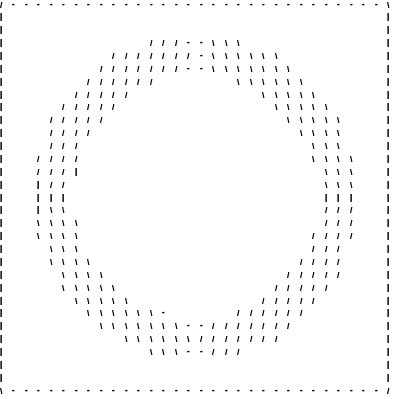

Here is the Python script that generated this plot:

from PIL import Image, ImageDraw, ImageFont
import numpy as np
import math as m
import multiprocessing
import concurrent.futures
from PIL import Image, ImageDraw, ImageFont
import numpy as np
import math as m
import concurrent.futures
from timeit import default_timer as timer   

def normal_dist(x, mean, std):
    return (1 / (std * np.sqrt(2 * np.pi))) * np.exp(-0.5 * ((x - mean) / std) ** 2)

def forloop_image(img, empty_image, y, height, width, radius):
    widthpixels = []
    G_x = np.array([[-1, 0, 1], [-2, 0, 2], [-1, 0, 1]])
    G_y = np.array([[1, 2, 1], [0, 0, 0], [-1, -2, -1]])
    
    for x in range(width):
        gx_r = gx_b = gx_g = gy_r = gy_b = gy_g = 0
        
        for i in range(-1, 2):
            for j in range(-1, 2):
                if 0 <= x + i < width and 0 <= y + j < height:
                    pixel = img.getpixel((x + i, y + j))
                    gx_r += G_x[i + 1][j + 1] * pixel[0]
                    gx_g += G_x[i + 1][j + 1] * pixel[1]
                    gx_b += G_x[i + 1][j + 1] * pixel[2]
                    gy_r += G_y[i + 1][j + 1] * pixel[0]
                    gy_g += G_y[i + 1][j + 1] * pixel[1]
                    gy_b += G_y[i + 1][j + 1] * pixel[2]
        
        x_a = (gx_r / 255 + gx_g / 255 + gx_b / 255) / 3
        y_a = (gy_r / 255 + gy_g / 255 + gy_b / 255) / 3
        grace = 0.15
        if abs(x_a) < grace and abs(y_a) < grace:
            widthpixels.append(" ")
        elif abs(x_a) < grace and abs(y_a) > grace:
            widthpixels.append("|")
        elif abs(y_a) < grace and abs(x_a) > grace:
            widthpixels.append("-")
        elif x_a > 0 and y_a > 0:
            widthpixels.append("\\")
        elif x_a < 0 and y_a < 0:
            widthpixels.append("\\")
        elif x_a > 0 and y_a < 0:
            widthpixels.append("/")
        elif x_a < 0 and y_a > 0:
            widthpixels.append("/")
        else:
            widthpixels.append(" ")
    
    return "".join(widthpixels)

def distance_image(image_path: str,character_amount:int,output:str) -> None:
    start = timer()
    
    radius = 1
    img = Image.open(image_path)
    std = 0.05
    oldwidth, oldheight = img.size
    scale = oldwidth / character_amount
    img = img.resize((int(oldwidth / scale), int(oldheight / scale)))
    width, height = img.size
    img = img.convert("RGB")
    empty_image = Image.new("RGB", (width, height), "white")
    
    with concurrent.futures.ProcessPoolExecutor() as executor:
        futures = {executor.submit(forloop_image, img, empty_image, y, height, width, radius): y for y in range(height)}
        
        results = {}
        for future in concurrent.futures.as_completed(futures):
            y = futures[future]
            results[y] = future.result()
    
    sorted_results = [results[x] for x in sorted(results.keys())]
    
    with open(f"{output}.txt", "w") as file:
        for line in sorted_results:
            file.write(line + "\n")
    
    empty_image = Image.new("RGB", (oldwidth, oldheight), "white")
    draw = ImageDraw.Draw(empty_image)
    font = ImageFont.truetype('GrescoTrial-Black.ttf', 8)
    placed = (-1, -1)
    for y in range(height):
        for x in range(width):
            if (x, y) != placed:
                draw.text((int(x*oldwidth/width), int(y*oldheight/height)), sorted_results[y][x], fill=(0, 0, 0), font=font)
                placed = (x, y)
    
    empty_image.save(f"{output}.jpg")
    
    print(timer() - start)

if __name__ == "__main__":
    multiprocessing.freeze_support()
    
    image_path = input("Enter the path to the image: ")
    character_amount = int(input("Amount of characters per width: "))
    output = input("Enter the output file name(don't add extentions): ")
    distance_image(image_path,character_amount,output)
